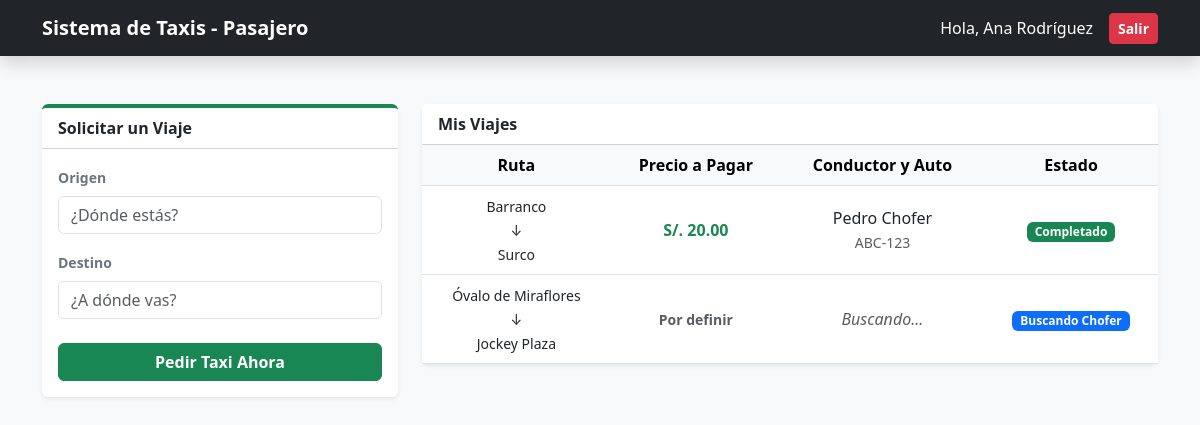
Screenshot of /panel_pasajero.php (signed in) with the database file from the repository.
### tables this page shows
CREATE TABLE `viajes` (
  `id_viaje` int(11) NOT NULL,
  `id_pasajero` int(11) NOT NULL,
  `id_conductor` int(11) DEFAULT NULL,
  `id_vehiculo` int(11) DEFAULT NULL,
  `origen` varchar(255) NOT NULL,
  `destino` varchar(255) NOT NULL,
  `tarifa_propuesta` decimal(10,2) NOT NULL,
  `tarifa_final` decimal(10,2) DEFAULT NULL,
  `estado_viaje` enum('solicitado','aceptado','en_curso','completado','cancelado') DEFAULT 'solicitado',
  `fecha_solicitud` datetime DEFAULT current_timestamp(),
  `fecha_inicio` datetime DEFAULT NULL,
  `fecha_fin` datetime DEFAULT NULL
);

CREATE TABLE `usuarios` (
  `id_usuario` int(11) NOT NULL,
  `nombre` varchar(50) NOT NULL,
  `contrasena` varchar(255) NOT NULL,
  `nombre_completo` varchar(100) NOT NULL,
  `correo` varchar(100) NOT NULL,
  `rol` enum('admin','pasajero','conductor') NOT NULL,
  `fecha_registro` datetime DEFAULT current_timestamp()
);

CREATE TABLE `vehiculos` (
  `id_vehiculo` int(11) NOT NULL,
  `id_conductor` int(11) DEFAULT NULL,
  `modelo` varchar(100) NOT NULL,
  `placa` varchar(15) NOT NULL,
  `anio` int(11) NOT NULL,
  `color` varchar(30) NOT NULL,
  `estado_vehiculo` enum('activo','taller','inactivo') DEFAULT 'activo'
);

### panel_pasajero.php (the view, shortened to what this page needs)
<?php
require 'conexion.php';
$id_pasajero = $_SESSION['id_usuario'];
$sql = "SELECT v.id_viaje, v.origen, v.destino, v.tarifa_final, v.estado_viaje,
               u.nombre_completo AS conductor, veh.placa
        FROM viajes v
        LEFT JOIN conductores c ON v.id_conductor = c.id_conductor
        LEFT JOIN usuarios u ON c.id_usuario = u.id_usuario
        LEFT JOIN vehiculos veh ON v.id_vehiculo = veh.id_vehiculo
        WHERE v.id_pasajero = ? ORDER BY v.id_viaje DESC";
$stmt = $pdo->prepare($sql);
$stmt->execute([$id_pasajero]);
$mis_viajes = $stmt->fetchAll(PDO::FETCH_ASSOC);
?>
<!DOCTYPE html>
<html lang="es">
<head>
  <link href="https://cdn.jsdelivr.net/npm/bootstrap@5.3.0/dist/css/bootstrap.min.css" rel="stylesheet" />
</head>
<body class="bg-light">
  <nav class="navbar navbar-dark bg-dark shadow">
    <div class="container">
      <span class="navbar-brand fw-bold">Sistema de Taxis - Pasajero</span>
      <div class="d-flex align-items-center">
        <span class="text-white me-3">Hola, <?= htmlspecialchars($_SESSION['nombre_completo']) ?></span>
        <a href="logout.php" class="btn btn-sm btn-danger fw-bold">Salir</a>
      </div>
    </div>
  </nav>
  <div class="container mt-5">
    <div class="row">
      <div class="col-md-4 mb-4">
        <div class="card shadow-sm border-0 border-top border-success border-4">
          <div class="card-header bg-white fw-bold">Solicitar un Viaje</div>
          <div class="card-body">
            <form action="procesar_solicitud.php" method="POST">
              <div class="mb-3">
                <label class="form-label text-secondary small fw-bold">Origen</label>
                <input type="text" name="origen" class="form-control" required placeholder="¿Dónde estás?">
              </div>
              <div class="mb-4">
                <label class="form-label text-secondary small fw-bold">Destino</label>
                <input type="text" name="destino" class="form-control" required placeholder="¿A dónde vas?">
              </div>
              <button type="submit" class="btn btn-success w-100 fw-bold">Pedir Taxi Ahora</button>
            </form>
          </div>
        </div>
      </div>
      <div class="col-md-8">
        <div class="card shadow-sm border-0">
          <div class="card-header bg-white fw-bold">Mis Viajes</div>
          <div class="card-body p-0">
            <div class="table-responsive">
              <table class="table table-hover align-middle mb-0 text-center">
                <thead class="table-light">
                  <tr>
                    <th>Ruta</th>
                    <th>Precio a Pagar</th>
                    <th>Conductor y Auto</th>
                    <th>Estado</th>
                  </tr>
                </thead>
                <tbody>
                  <?php foreach($mis_viajes as $v): ?>
                  <tr>
                    <td><small><?= htmlspecialchars($v['origen']) ?><br>↓<br><?= htmlspecialchars($v['destino']) ?></small></td>
                    <td class="fw-bold text-success">
                      <?= $v['tarifa_final'] > 0 ? 'S/. ' . $v['tarifa_final'] : '<span class="text-muted small">Por definir</span>' ?>
                    </td>
                    <td>
                      <?php if($v['conductor']): ?>
                        <?= htmlspecialchars($v['conductor']) ?><br><small class="text-muted"><?= htmlspecialchars($v['placa']) ?></small>
                      <?php else: ?>
                        <span class="text-muted fst-italic">Buscando...</span>
                      <?php endif; ?>
                    </td>
                    <td>
                      <?php if($v['estado_viaje'] == 'solicitado'): ?>
                        <span class="badge bg-primary">Buscando Chofer</span>
                      <?php elseif($v['estado_viaje'] == 'en_curso'): ?>
                        <span class="badge bg-warning text-dark">En Curso</span>
                      <?php else: ?>
                        <span class="badge bg-success">Completado</span>
                      <?php endif; ?>
                    </td>
                  </tr>
                  <?php endforeach; ?>
                </tbody>
              </table>
            </div>
          </div>
        </div>
      </div>
    </div>
  </div>
</body>
</html>

### rows the page displays
viajes: origen "Barranco", destino "Surco", tarifa_final "20.00", usuarios.nombre_completo "Pedro Chofer", id_vehiculo.placa "ABC-123", estado_viaje "Completado"
viajes: origen "Óvalo de Miraflores", destino "Jockey Plaza", shows "Por definir", shows "Buscando...", estado_viaje "Buscando Chofer"

### other values shown
$_SESSION['nombre_completo'] "Ana Rodríguez"
